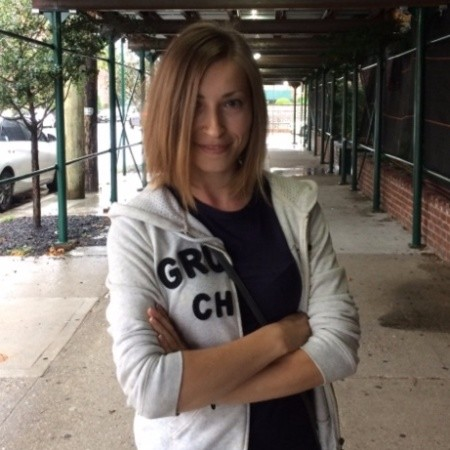
#> input picture imgs/profile.jpg, 450 x 450 px
$ jupyter execute face_eye_detection.ipynb
#> lines starting #> are read from the running program, lines starting #| are printed output that depends on the picture; after the words box and inside, x2 and y2 are one past the last pixel; in counts of white or black regions, pixels touching at a corner belong together
#### Face Detection with HAAR Cascade Classifier

[cell 1]
import cv2
import numpy as np

[cell 2]
# load the required XML classifiers already pre-trained in OpenCV
face_cascade = cv2.CascadeClassifier('C:/Users/tigju/Anaconda3/envs/datascience/Library/etc/haarcascades/haarcascade_frontalface_default.xml')

[cell 3]
# upload image and convert to grayscale
image = cv2.imread('imgs/profile.jpg')
#> image is the input picture: shape (450, 450, 3); mean B, G, R 94.8, 102.9, 111.8

# when opencv reads an rgb (red,green,blue) image, it stores it in bgr format (blue,green, red)
# convert it to grayscale for faster processing (sinc it's just one channel like black and white)
gray = cv2.cvtColor(image, cv2.COLOR_BGR2GRAY)
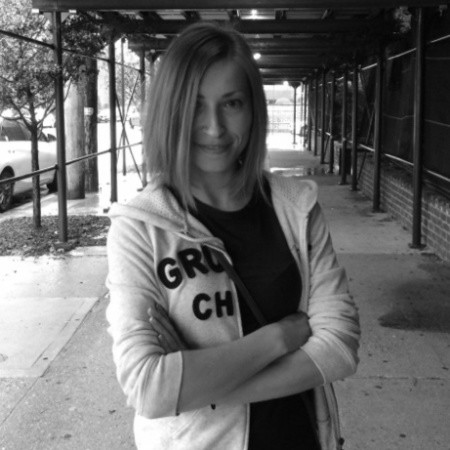
#> gray: shape (450, 450); min 1, max 255, mean 104.6

[cell 4]
cv2.imshow('me', gray)
cv2.waitKey()
cv2.destroyAllWindows()

[cell 5]
gray

[cell 6]
# classifier returns ROI of the detected face as a tuple and
# it stores the top left coordinate and the bottom right coordinate
faces = face_cascade.detectMultiScale(gray, 1.3, 5)
#> faces = [[165, 64, 101, 101]]

# when face is not detected, classifier returns an empty tuple
if faces is ():
    print("No faces found")

# iterate thought faces and draw a rectangle over each face in faces
for (x,y,w,h) in faces:
    cv2.rectangle(image, (x,y), (x+w, y+h), (127, 0, 255), 2)
    cv2.imshow('Face Detection', image)
    cv2.waitKey()
#> this loop made 1 pass
#> pass 1, `cv2.imshow('Face Detection', image)`:
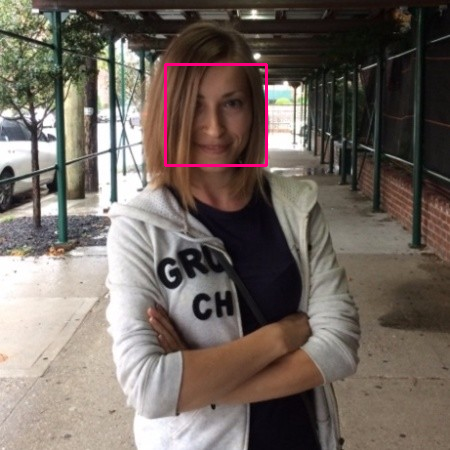
#> window 'Face Detection': shape (450, 450, 3); mean B, G, R 95.1, 102.4, 112.7

cv2.destroyAllWindows()

#### Combine Face Detection and Eye detection

[cell 7]
# load the required XML classifiers already pre-trained in OpenCV
face_classifier = cv2.CascadeClassifier('C:/Users/tigju/Anaconda3/envs/datascience/Library/etc/haarcascades/haarcascade_frontalface_default.xml')
eye_classifier = cv2.CascadeClassifier('C:/Users/tigju/Anaconda3/envs/datascience/Library/etc/haarcascades/haarcascade_eye.xml')

# upload image and convert to grayscale
image = cv2.imread('imgs/profile.jpg')
gray = cv2.cvtColor(image, cv2.COLOR_BGR2GRAY)

# first detect face
faces = face_classifier.detectMultiScale(gray, 1.3, 5)

if faces is ():
    print("No faces found")

for (x,y,w,h) in faces:
    cv2.rectangle(image, (x,y), (x+w, y+h), (127, 0, 255), 2)
    cv2.imshow('Face Detection', image)
    cv2.waitKey(0)
    roi_gray = gray[y:y+h, x:x+w]
    roi_color = image[y:y+h, x:x+w]
    eyes = eye_classifier.detectMultiScale(roi_gray)
    for (ex,ey,ew,eh) in eyes:
        cv2.rectangle(roi_color, (ex,ey), (ex+ew, ey+eh), (255,255,0), 2)
        cv2.imshow('img', image)
        cv2.waitKey(0)
#> this loop made 1 pass
#> (x, y, w, h, eyes) on pass 1: (165, 64, 101, 101, [[55, 29, 22, 22]])
#> pass 1, `roi_gray = gray[y:y+h, x:x+w]`:
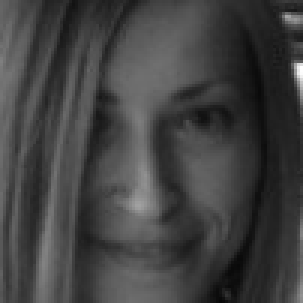
#> roi_gray: shape (101, 101) (shown 3 times larger); min 7, max 254, mean 65.5
#> pass 1, `roi_color = image[y:y+h, x:x+w]`:
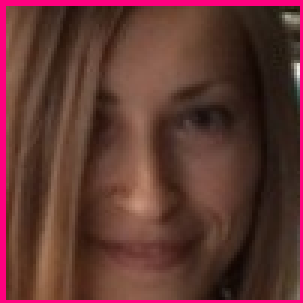
#> roi_color: shape (101, 101, 3) (shown 3 times larger); mean B, G, R 49.6, 54.3, 96.4
#> pass 1, `cv2.imshow('img', image)`:
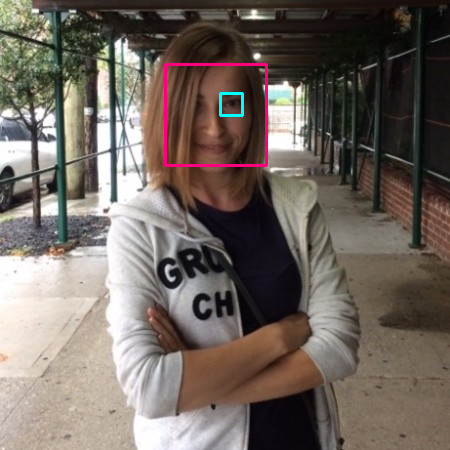
#> window 'img': shape (450, 450, 3); mean B, G, R 95.4, 102.7, 112.6
#> after the loop:
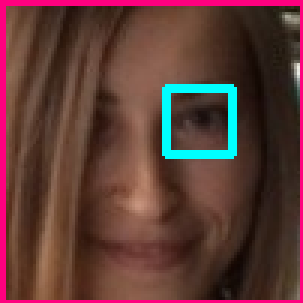
#> roi_color: shape (101, 101, 3) (shown 3 times larger); 2.55% of pixels changed, all inside (x1, y1, x2, y2) = (54, 28, 79, 53)

cv2.destroyAllWindows()
